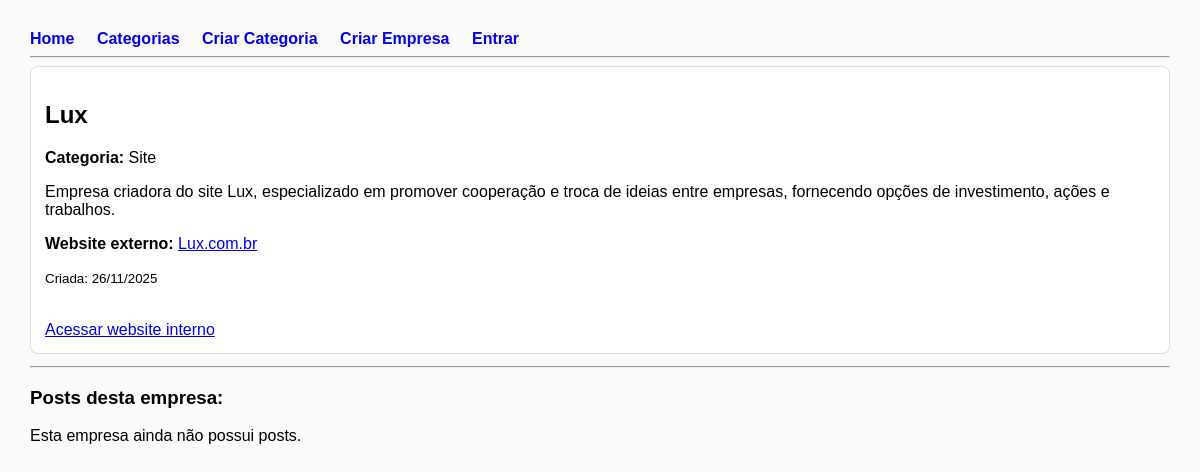
The app's page /companies/1, older data.
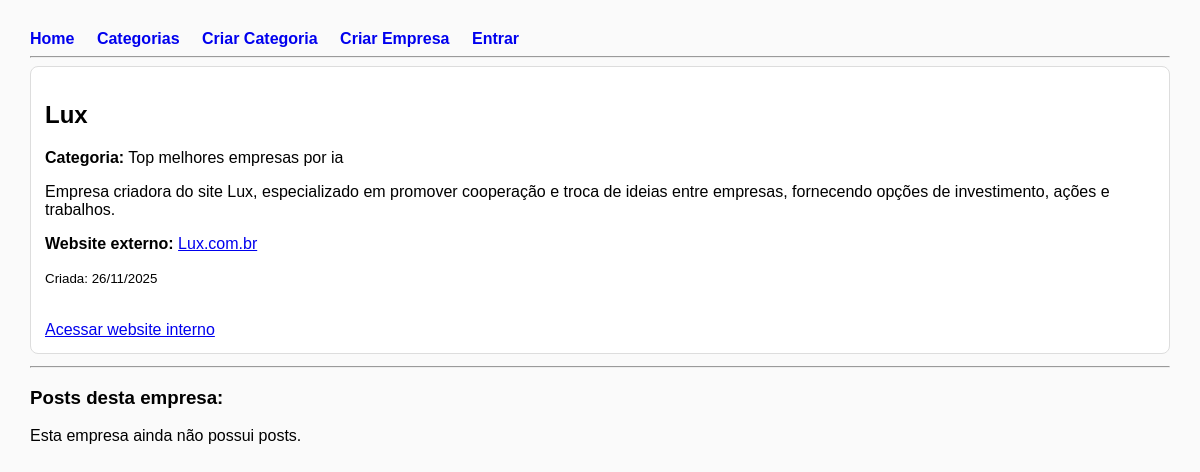
The same page, newer data.
### app.py (models this page shows)
class Category(db.Model):
    id = db.Column(db.Integer, primary_key=True)
    name = db.Column(db.String(120), unique=True, nullable=False)
    description = db.Column(db.String(300))
    created_at = db.Column(db.DateTime, default=datetime.utcnow)
    companies = db.relationship("Company", backref="category", lazy=True)
    posts = db.relationship(
        "Post",
        backref="category",
        cascade="all, delete-orphan",
        passive_deletes=True
    )

### app.py (the view)
@app.route("/companies/<int:company_id>")
def company_detail(company_id):
    company = Company.query.get_or_404(company_id)
    return render_template("company_detail.html", company=company)

### templates/company_detail.html (shortened to what this page needs)
{% extends "base.html" %}
{% block content %}
<div class="card">
  <h2>{{ company.name }}</h2>
  <p><strong>Categoria:</strong> {{ company.category.name if company.category else '—' }}</p>
  <p>{{ company.bio or "Sem descrição." }}</p>
  {% if company.website %}
      <p>
        <strong>Website externo:</strong>
        <a href="{{ company.website }}" target="_blank">{{ company.website }}</a>
      </p>
  {% endif %}
  <p><small>Criada: {{ company.created_at.strftime('%d/%m/%Y') }}</small></p>
  <br>
  <a href="/company/{{ company.id }}/website" class="btn">Acessar website interno</a>
</div>
<hr>
<h3>Posts desta empresa:</h3>
{% if posts %}
    <ul>
        {% for post in posts %}
            <li>
                <a href="{{ url_for('post_view', post_id=post.id) }}">{{ post.title }}</a>
                – Likes: {{ post.likes }} – Investimento: {{ post.investment }}
            </li>
        {% endfor %}
    </ul>
{% else %}
    <p>Esta empresa ainda não possui posts.</p>
{% endif %}
{% endblock %}

Row changes from the older to the newer data that the page shows:
changed Category: category "Site" → "Top melhores empresas por ia"
